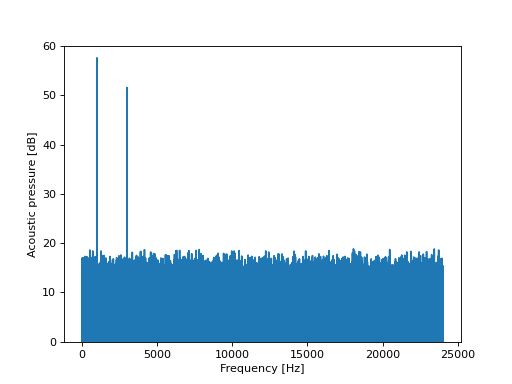

The script that drew this image:
import numpy as np
import matplotlib.pyplot as plt
from mosqito.sound_level_meter import comp_spectrum
fs = 48000
d = 2
f = 1000
dB = 60
time = np.arange(0, d, 1/fs)
stimulus = np.sin(2 * np.pi * f * time) + 0.5 * np.sin(2 * np.pi * 3 * f * time)+ np.random.normal(0,0.5, len(time))
rms = np.sqrt(np.mean(np.power(stimulus, 2)))
ampl = 0.00002 * np.power(10, dB / 20) / rms
stimulus = stimulus * ampl
spectrum_db, freq_axis = comp_spectrum(stimulus, fs, db=True)
plt.plot(freq_axis, spectrum_db)
plt.ylim(0,60)
plt.xlabel("Frequency [Hz]")
plt.ylabel("Acoustic pressure [dB]")
